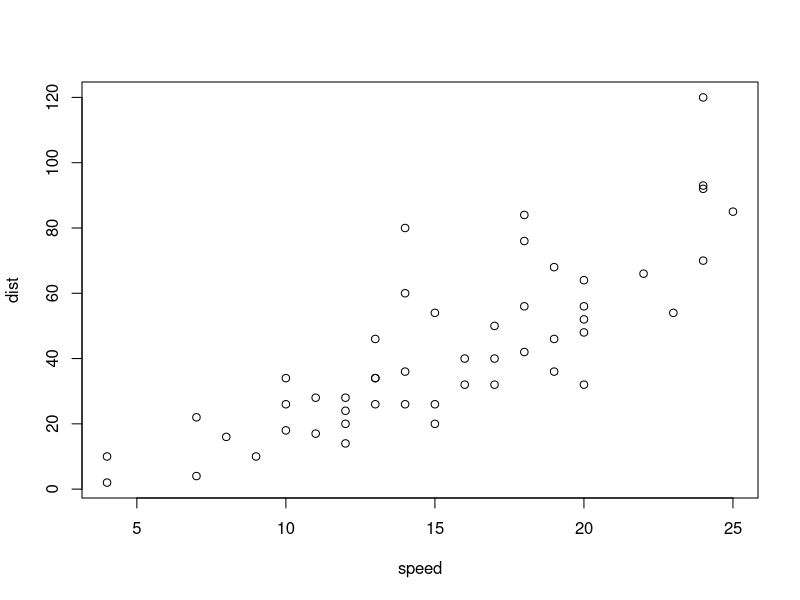
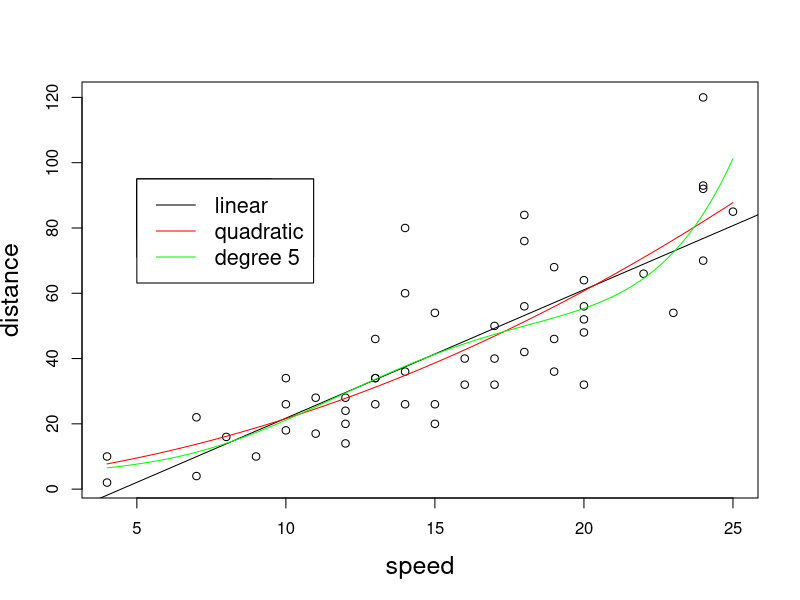

The R source for these figures, in order:
# load the "cars" dataset
data(cars)  # it works because this dataset is already provided within the R program. Otherwise you typically need read.table()
cars  # display the loaded dataset
attach(cars)  # read the columns names in the dataset
plot(speed, dist)  # scatterplot

# note: if we did NOT use attach(), we would be forced to write plot(cars$speed, cars$dist) 

# optional: redefine the axes labels. Also, increase the font of the labels
plot(speed, dist, xlab="speed", ylab="distance", cex.lab=1.5)  # scatterplot

# fit a linear model (lm)
m1<-lm(dist~speed)  # we call it m1 but you can give it any name you want

# we want to fit E(distance|speed) = b0 + b1*speed

m1  # just run this, to observe the estimated coefficients

# We can use the "$" to extract information from R "objects"

# another way to look at estimated coefficients
m1$coefficients

# or look at one coefficient at a time
m1$coefficients[1]  # extract the intercept
m1$coefficients[2]  # extract the slope

abline(m1)  # add fitted line to previous plot (warning: it only works with m1, not with m2,..,m5 defined below)

# fit quadratic model
m2<-lm(dist~speed+I(speed^2))  # I() stands for "as is". It's necessary to express powers within the lm() function.

# PLOT!

# now produce plots of the estimated m2, by predicting from a grid of x0 values defined as below
x0 <- seq(min(speed), max(speed), length = 100)  # sequence of length 100, equispaced between min(speed) and max(speed)
# estimate E(y) according to x0
E0 <- predict(m2, newdata = data.frame(speed = x0))  # estimated expected distance using model m2 based on speed set at x0 
# add the predictions we have just obtained to the plot with data
lines(x0, E0, col = "red")  # add regression curve (colour: red)

# for best readability, we add a legend. We place it around the point with coordinates (5,95). The parameter lty=1 specifies solid lines
legend(5,95, legend=c("linear", "quadratic"), col=c("black","red"), lty=1 )

# uhm... the font seems small. Might look bad when printed. Let's enlarge it by 30% using cex=1.3 (default is cex=1)
legend(5,95, legend=c("linear", "quadratic"), col=c("black","red"), cex=1.3, lty=1 )

m5<-lm(dist~poly(speed,5,raw=TRUE)) # shorthand for lm(dist~speed+I(speed^2)+I(speed^3)+I(speed^4)+I(speed^5))
E0 <- predict(m5, newdata = data.frame(speed = x0))  # estimated expected distances at x0 based on model m5
lines(x0, E0, col = "green")  
legend(5, 95, legend=c("linear", "quadratic","degree 5"),col=c("black", "red","green"), cex=1.3, lty=1 )

# suppose for whatever reason you wish to fit a model on the
# data except for observation in row 5.
# method 1:
m_without_5 <- lm(dist~speed, data = cars[-5,]) # notice we used the data option and asked to ignore the 5th row
# method 2:
data_without_5 <- cars[-5,]  # create a subset without row 5
m_without_5 <- lm(data_without_5$dist~data_without_5$speed)  # we used the $ to make sure to use the right dataset

# Warning: the following would NOT work
attach(m_without_5)
lm(dist~speed)  # this gives the estimates based on the full dataset as for R dist and speed are from the first dataset (the full one).
                # the previous "attach" function did not overwrite the initial one.
# So, all in all, if you plan to use different datasets, either use the $ to make sure you
# use the right data (as in method 2), or use the "data = ... " option in lm() as in method 1

